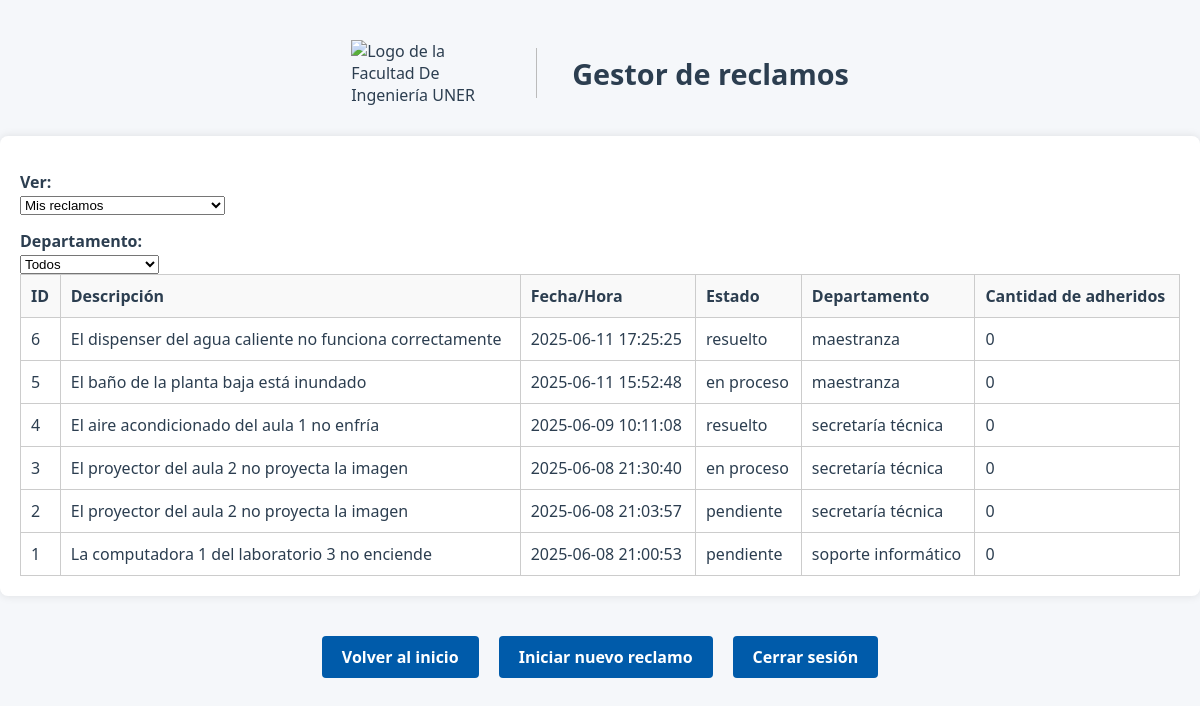
/listarReclamos (signed in), run on an earlier commit of the app's database.
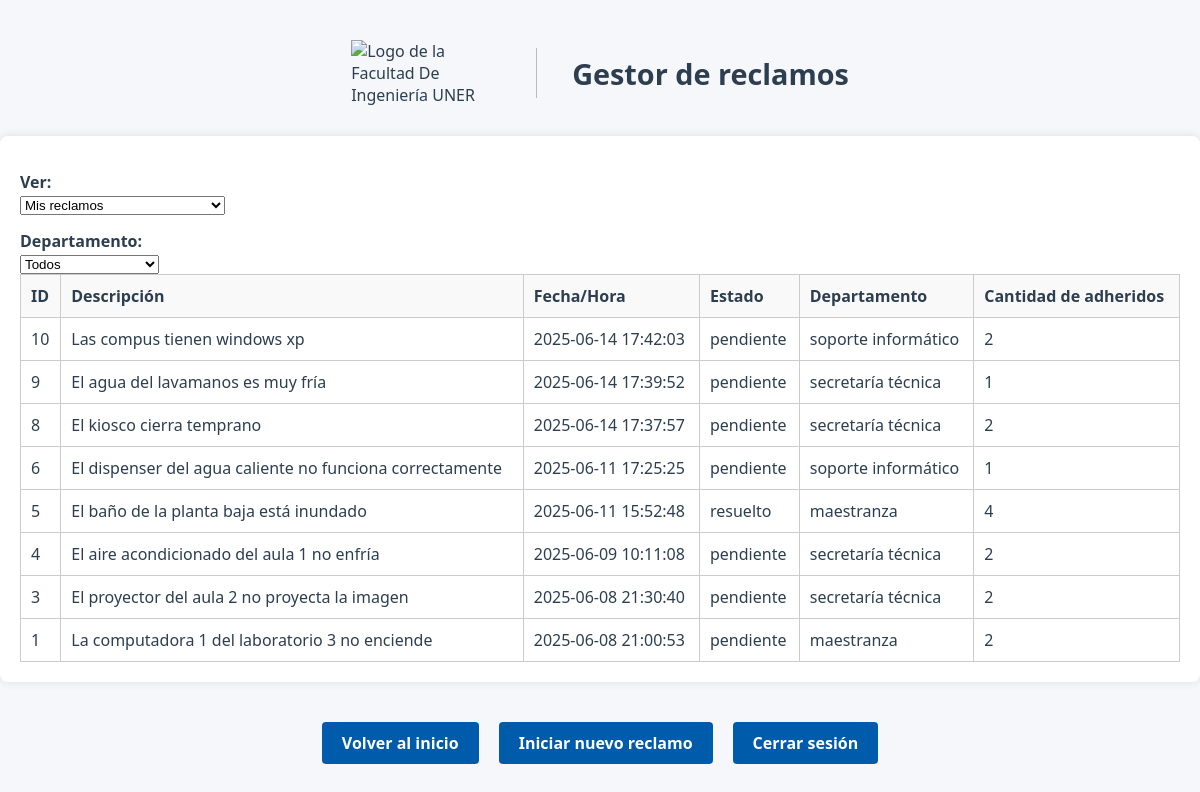
And on a later commit of the database.
### modules/modelosDTO.py (models this page shows, shortened)
class ModeloReclamo(Base):
    __tablename__ = 'Reclamos'
    id = Column(Integer(), primary_key=True, autoincrement=True)
    idUsuario = Column(Integer, ForeignKey('Usuarios.id'), nullable=False)
    fechaYHora = Column(String(50), nullable=False)  # Formato de fecha y hora
    estado = Column(String(20), nullable=False, default='pendiente')
    tiempoResolucion = Column(Integer, nullable=True, default=None)
    departamento = Column(String(20), nullable=False)
    numeroAdheridos = Column(Integer, nullable=False, default=0)
    descripcion = Column(Text, nullable=False)
    imagen = Column(String(255), nullable=True)
    usuariosAdheridos = relationship(
        "ModeloUsuario",
        secondary=asociacion_usuarios_adheridos,
        backref="reclamosAdheridos"
    ) #como definimos backref no hace falta poner la relacion inversa

### server.py (the view)
@app.route("/listarReclamos", methods=["GET", "POST"])
@login_required
def listarReclamos():
    if current_user.rol != "UsuarioFinal":
        flash("No tenés permisos para acceder a esta página.", "error")
        return redirect(url_for("panelAdmin"))
    username = current_user.nombre
    idUsuario = current_user.id
    filtroUsuario = request.form.get("filtroUsuario", "mios")
    filtroDepartamento = request.form.get("filtroDepartamento", "todos")
    if filtroUsuario == "todos":
        reclamosFiltrados = repoReclamo.obtenerRegistrosFiltro("estado", "pendiente")
    elif filtroUsuario == "mios":
        reclamosMios = repoReclamo.obtenerRegistrosFiltro("idUsuario", idUsuario)
        todosReclamos = repoReclamo.obtenerRegistrosTotales()
        reclamosAdheridos = [r for r in todosReclamos if idUsuario in r.usuariosAdheridos]
        reclamosFiltrados = list({r.id: r for r in reclamosMios + reclamosAdheridos}.values())
    if filtroDepartamento != "todos":
        reclamosFiltrados = [
            r for r in reclamosFiltrados if r.departamento == filtroDepartamento
        ]
    reclamosFiltrados = sorted(reclamosFiltrados, key=lambda r: r.id, reverse=True)
    return render_template(
        "listarReclamos.html",
        reclamos=reclamosFiltrados,
        username=username,
        idUsuario=idUsuario,
        filtro_usuario=filtroUsuario
    )

### modules/gestorLogin.py (called while the page is built)
    def __cargarUsuarioActual(self, idUsuario):
        usuario = self.__gestorUsuarios.cargarUsuario(idUsuario)
        if usuario:
            return FlaskLoginUser(usuario)
        return None

### modules/gestorUsuarios.py (called while the page is built)
    def cargarUsuario(self, idUsuario):
        registro = self.__repo.obtenerRegistroFiltro("id", idUsuario) #devuelve un objeto Usuario o None
        return registro.to_dict() if registro else None

### modules/reclamo.py (called while the page is built)
    @property
    def id(self):
        return self.__id

    @property
    def fechaYHora(self):
        return self.__fechaYHora

    @property
    def estado(self):
        return self.__estado

    @property
    def departamento(self):
        return self.__departamento

    @property
    def numeroAdheridos(self):
        return self.__numeroAdheridos

    @property
    def descripcion(self):
        return self.__descripcion

    @property
    def usuariosAdheridos(self):
        return self.__usuariosAdheridos

### modules/repositorioConcretoBD.py (called while the page is built)
    def obtenerRegistroFiltro(self, filtro, valor):
        modeloUsuario = self.__session.query(ModeloUsuario).filter_by(**{filtro:valor}).first()
        return self.__map_modelo_a_usuario(modeloUsuario) if modeloUsuario else None

### modules/usuario.py (called while the page is built)
    @property
    def id(self):
        return self.__id

### templates/listarReclamos.html (shortened to what this page needs)
<!DOCTYPE html>
<html lang="es">
<head>
    <link rel="stylesheet" href="{{ url_for('static', filename='style.css') }}">
</head>
<body>
    <div class="header">
        <img src="{{ url_for('static', filename='logoFiuner.png') }}" alt="Logo de la Facultad De Ingeniería UNER" class="logo" width="150" height="50">
        <h1>Gestor de reclamos</h1>
    </div>
<div class="tabla-reclamos">
    <form method="post" action="{{ url_for('listarReclamos') }}">
        <div class="filtros-superiores">
            <label for="filtroUsuario">Ver:</label>
            <select name="filtroUsuario" onchange="this.form.submit()">
                <option value="mios" {% if request.form.get('filtroUsuario') == 'mios' %}selected{% endif %}>Mis reclamos</option>
            </select>
            <label for="filtroDepartamento">Departamento:</label>
            <select name="filtroDepartamento" onchange="this.form.submit()">
                <option value="todos" {% if request.form.get('filtroDepartamento') == 'todos' %}selected{% endif %}>Todos</option>
            </select>
        </div>
    </form>
    <table>
        <thead>
            <tr>
                <th>ID</th>
                <th>Descripción</th>
                <th>Fecha/Hora</th>
                <th>Estado</th>
                <th>Departamento</th>
                <th>Cantidad de adheridos</th>
            </tr>
        </thead>
        <tbody>
            {% if reclamos %}
                {% for reclamo in reclamos %}
                    <tr>
                        <td>{{ reclamo.id }}</td>
                        <td>{{ reclamo.descripcion }}</td>
                        <td>{{ reclamo.fechaYHora }}</td>
                        <td>{{ reclamo.estado }}</td>
                        <td>{{ reclamo.departamento }}</td>
                        <td>{{ reclamo.numeroAdheridos }}</td>
                    </tr>
                {% endfor %}
            {% else %}
                <tr>
                    <td colspan="7" style="text-align: center;">No hay reclamos para mostrar.</td>
                </tr>
            {% endif %}
        </tbody>
    </table>
</div>
    <div class="botones">
        <a href="{{ url_for('bienvenido') }}" class="btn-registro">Volver al inicio</a>
        <a href="{{ url_for('crearReclamos') }}" class="btn-registro">Iniciar nuevo reclamo</a>
        <a href="{{ url_for('logout') }}" class="btn-registro">Cerrar sesión</a>
    </div>
</body>
</html>

What changed in the data, as far as the page shows it:
removed ModeloReclamo: id "2", descripcion "El proyector del aula 2 no proyecta la imagen", fechaYHora "2025-06-08 21:03:57", estado "pendiente", departamento "secretaría técnica", numeroAdheridos "0"
added ModeloReclamo: id "10", descripcion "Las compus tienen windows xp", fechaYHora "2025-06-14 17:42:03", estado "pendiente", departamento "soporte informático", numeroAdheridos "2"
added ModeloReclamo: id "9", descripcion "El agua del lavamanos es muy fría", fechaYHora "2025-06-14 17:39:52", estado "pendiente", departamento "secretaría técnica", numeroAdheridos "1"
added ModeloReclamo: id "8", descripcion "El kiosco cierra temprano", fechaYHora "2025-06-14 17:37:57", estado "pendiente", departamento "secretaría técnica", numeroAdheridos "2"
changed ModeloReclamo "El dispenser del agua caliente no funciona correctamente": estado "resuelto" → "pendiente"; departamento "maestranza" → "soporte informático"; numeroAdheridos "0" → "1"
changed ModeloReclamo "El baño de la planta baja está inundado": estado "en proceso" → "resuelto"; numeroAdheridos "0" → "4"
changed ModeloReclamo "El aire acondicionado del aula 1 no enfría": estado "resuelto" → "pendiente"; numeroAdheridos "0" → "2"
changed ModeloReclamo "El proyector del aula 2 no proyecta la imagen": estado "en proceso" → "pendiente"; numeroAdheridos "0" → "2"
changed ModeloReclamo "La computadora 1 del laboratorio 3 no enciende": departamento "soporte informático" → "maestranza"; numeroAdheridos "0" → "2"
